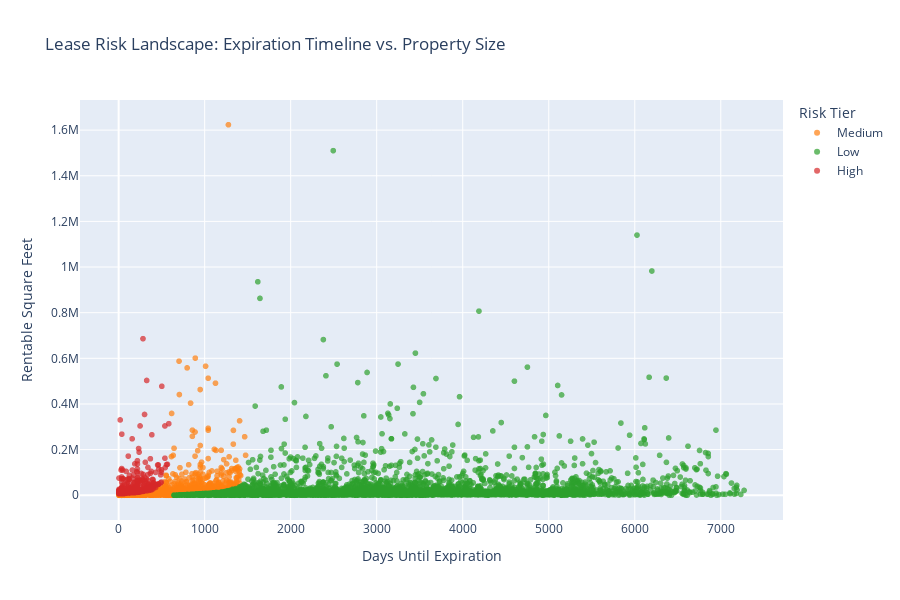

Write notebook code for a chart like this one.
### Markdown cell above
### 10.2 Risk Landscape (Expiration Timeline vs. Property Size)

This scatter plot visualizes every leased property in two dimensions: how soon it expires (x-axis) and how large it is (y-axis)

### Code cell
# Scatter plot: Days Until Expiration vs. Building Size, colored by risk tier
scatter_data = master_df[
    master_df['Lease_Risk_Tier'].notna() &
    master_df['Days_Until_Expiration'].notna() &
    (master_df['Days_Until_Expiration'] > 0)
].copy()

fig_scatter = px.scatter(
    scatter_data,
    x='Days_Until_Expiration',
    y='Building Rentable Square Feet',
    color='Lease_Risk_Tier',
    color_discrete_map={'High': '#d62728', 'Medium': '#ff7f0e', 'Low': '#2ca02c'},
    hover_data=['Real Property Asset Name', 'State', 'GSA Region', 'Lease_Risk_Score'],
    title='Lease Risk Landscape: Expiration Timeline vs. Property Size',
    labels={
        'Days_Until_Expiration': 'Days Until Expiration',
        'Building Rentable Square Feet': 'Rentable Square Feet',
        'Lease_Risk_Tier': 'Risk Tier'
    },
    height=600,
    opacity=0.7
)
fig_scatter.update_layout(
    xaxis_title='Days Until Expiration',
    yaxis_title='Rentable Square Feet'
)
fig_scatter.show()

### Figure 1 — Plotly figure (JSON) as saved in the notebook; plotly's stock layout.template omitted (floating-point values rounded to 4 significant figures; data arrays with more than 128 entries replaced by an {"elided": "..."} marker saying what was removed)
{"data": [{"customdata": {"elided": "1560x4 mixed values"}, "hovertemplate": "Risk Tier=Medium<br>Days Until Expiration=%{x}<br>Rentable Square Feet=%{y}<br>Real Property Asset Name=%{customdata[0]}<br>State=%{customdata[1]}<br>GSA Region=%{customdata[2]}<br>Lease_Risk_Score=%{customdata[3]}<extra></extra>", "legendgroup": "Medium", "marker": {"color": "#ff7f0e", "opacity": 0.7, "symbol": "circle"}, "mode": "markers", "name": "Medium", "showlegend": true, "type": "scattergl", "x": {"elided": "1560 float values"}, "xaxis": "x", "y": {"elided": "1560 float values"}, "yaxis": "y"}, {"customdata": {"elided": "4248x4 mixed values"}, "hovertemplate": "Risk Tier=Low<br>Days Until Expiration=%{x}<br>Rentable Square Feet=%{y}<br>Real Property Asset Name=%{customdata[0]}<br>State=%{customdata[1]}<br>GSA Region=%{customdata[2]}<br>Lease_Risk_Score=%{customdata[3]}<extra></extra>", "legendgroup": "Low", "marker": {"color": "#2ca02c", "opacity": 0.7, "symbol": "circle"}, "mode": "markers", "name": "Low", "showlegend": true, "type": "scattergl", "x": {"elided": "4248 float values"}, "xaxis": "x", "y": {"elided": "4248 float values"}, "yaxis": "y"}, {"customdata": {"elided": "354x4 mixed values"}, "hovertemplate": "Risk Tier=High<br>Days Until Expiration=%{x}<br>Rentable Square Feet=%{y}<br>Real Property Asset Name=%{customdata[0]}<br>State=%{customdata[1]}<br>GSA Region=%{customdata[2]}<br>Lease_Risk_Score=%{customdata[3]}<extra></extra>", "legendgroup": "High", "marker": {"color": "#d62728", "opacity": 0.7, "symbol": "circle"}, "mode": "markers", "name": "High", "showlegend": true, "type": "scattergl", "x": {"elided": "354 float values"}, "xaxis": "x", "y": {"elided": "354 float values"}, "yaxis": "y"}], "layout": {"height": 600, "legend": {"title": {"text": "Risk Tier"}, "tracegroupgap": 0}, "title": {"text": "Lease Risk Landscape: Expiration Timeline vs. Property Size"}, "xaxis": {"anchor": "y", "domain": [0, 1], "title": {"text": "Days Until Expiration"}}, "yaxis": {"anchor": "x", "domain": [0, 1], "title": {"text": "Rentable Square Feet"}}}}
